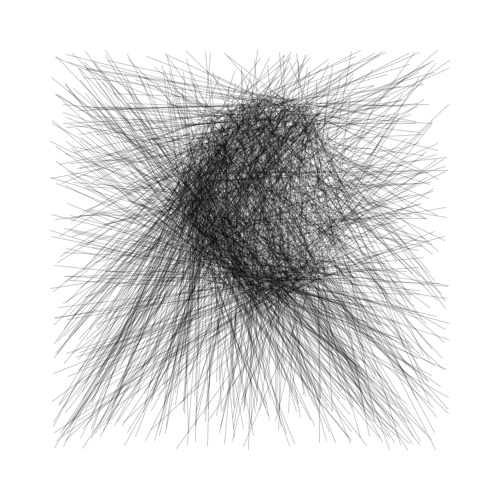
Frame 1 (no input)
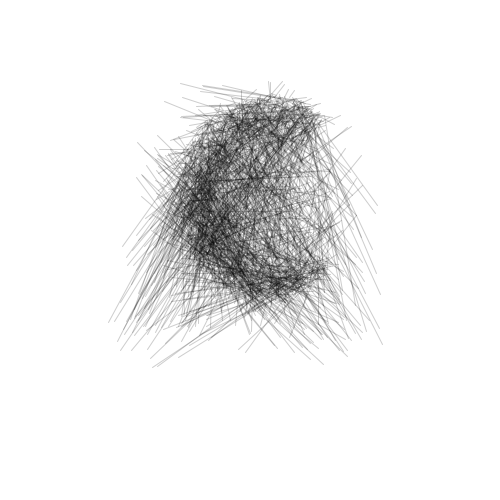
Frame 60 (the mouse pressed at the canvas centre just before this capture)
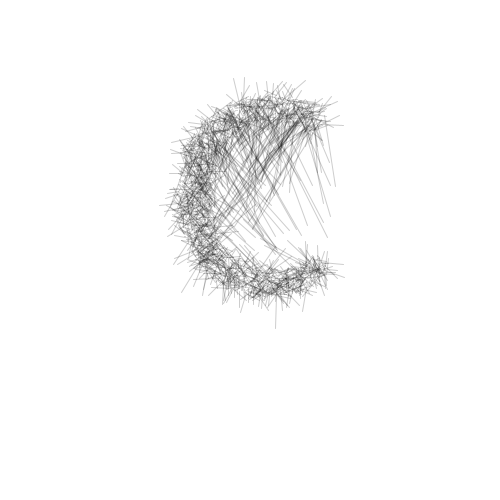
Frame 120 (the mouse held since frame 60 and released just before this capture)

The Processing sketch that drew these frames (run headless with seeded random() and noise(); from frame 60 on, the mouse is pressed at the canvas centre):

// Processing sketch: day_15
// ── day_15.pde
import java.util.List;

float margin = 50;

// The buffer where we draw the letter
PGraphics letterCanvas;

// Text options
String text = "codecember";
int letterIndex = 0;
int changeFrame = 200;

List<Particle> particles;


/**
 * Particle class, pretty simple
 * stores a target destination and the previous one
 */
class Particle {
  PVector location, velocity, acceleration;
  PVector previousTarget, target;
  float speed;

  Particle(float x, float y, float speed) {
    location = new PVector(x, y);

    this.speed = speed;
    this.velocity = new PVector(0, 0);
    this.acceleration = new PVector(0, 0);
  }

  /**
   * Set the target of the particle, switch the previous one
   */
  void setTarget(PVector newTarget) {
    this.previousTarget = this.target;
    this.target = newTarget;
  }

  /**
   * The farthest from the target the speedier (bad english here ;)
   */
  void updateVelocity() {
    PVector diff = PVector.sub(target, location);

    float acc = map(diff.mag(), 0, 50, 0, 0.05);
    acceleration = diff.mult(acc * speed);
  }

  void update() {
    updateVelocity();
    velocity.add(acceleration);
    // Limit to not go too fast
    velocity.limit(2);
    location.add(velocity);
  }

  /**
   * Display a line between two targets
   */
  void display() {
    stroke(0, 50);
    strokeWeight(1);
    line(location.x, location.y, target.x, target.y);
  }
}


/**
 * Change the letter and assign new random targets
 */
void changeLetter() {
  char letter = text.charAt((letterIndex++) % text.length());

  // Display the letter
  letterCanvas.beginDraw();
  letterCanvas.background(255, 0);
  letterCanvas.textAlign(CENTER, CENTER);
  letterCanvas.fill(0);
  letterCanvas.textSize(400);
  letterCanvas.text(letter, width / 2, height / 2 - 100);
  letterCanvas.endDraw();

  assignTargets();
}


/**
 * Check for black pixels and assign new targets
 */
void assignTargets() {
  List<PVector> targets = new ArrayList<PVector>();

  letterCanvas.loadPixels();
  for (int x = 0; x < letterCanvas.width; x++) {
    for (int y = 0; y < letterCanvas.height; y++) {
      if (letterCanvas.pixels[x + y * letterCanvas.width] == color(0)) {
        targets.add(new PVector(x, y));
      }
    }
  }

  for (int i = 0; i < particles.size(); i++) {
    if (targets.size() != 0) {
      int randomTargetIndex = int(random(targets.size()));
      particles.get(i).setTarget(targets.remove(randomTargetIndex).copy());
    }
  }
}


void setup() {
  size(500, 500);
  
  // Create the buffer
  letterCanvas = createGraphics(width, height);
  
  // Create random particles
  particles = new ArrayList<Particle>();
  for (int i = 0; i < 1500; i++) {
    particles.add(new Particle(random(margin, width - margin), random(margin, height - margin), random(0.1, 1.5)));
  }
  
  // Initialize first letter
  changeLetter();
}


void draw() {
  background(255);

  if (frameCount % changeFrame == 0) {
    changeLetter();
  }

  for (Particle particle : particles) {
    particle.display();
    particle.update();
  }
}
